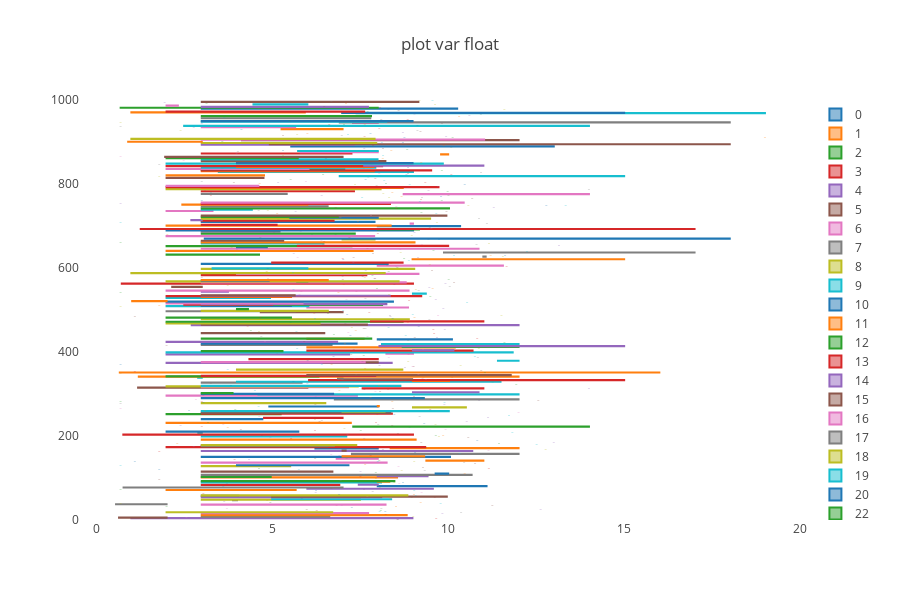

The notebook cell saved with this chart:
### Code cell
## boxplot for var

#getting the data ready for plot
data = [go.Box(x=df2_T[df2_T[col]!=0][col],
              name=col)
        for col in float_colmuns
        ]

# setting layout
layout = go.Layout(
    autosize=False,
    title='plot var float',
    width=900,
    height=600
)

#combine data and layout settings into fig
fig = go.Figure(data=data, layout=layout)

#inline plot(iplot for jupyter notebook)
iplot(fig, filename='usd_pledged freq table by country')
